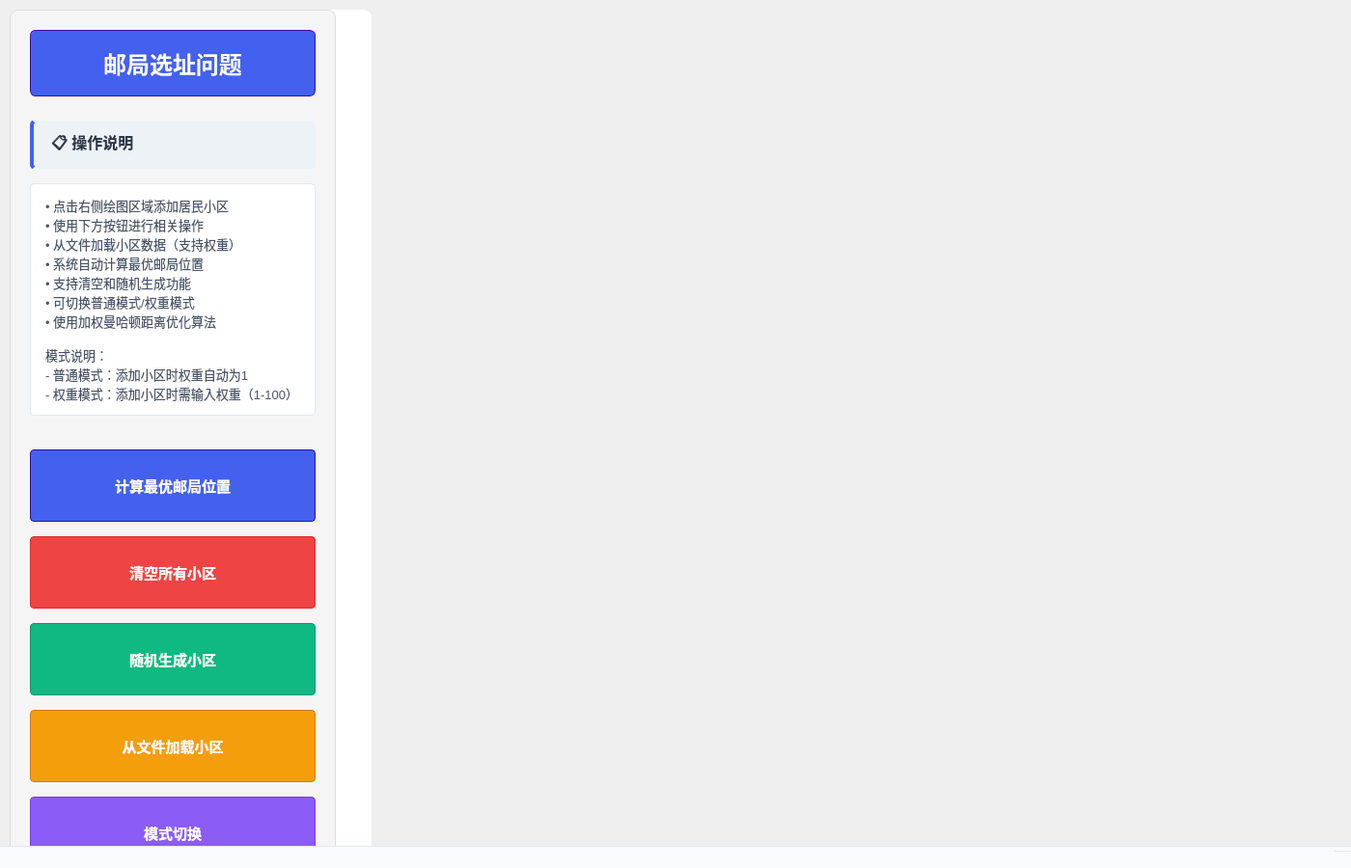
<?xml version="1.0" encoding="UTF-8"?>
<ui version="4.0">
 <class>MainWindow</class>
 <widget class="QMainWindow" name="MainWindow">
  <property name="geometry">
   <rect>
    <x>0</x>
    <y>0</y>
    <width>1400</width>
    <height>900</height>
   </rect>
  </property>
  <property name="windowTitle">
   <string>邮局选址问题 - 最短路径算法求解</string>
  </property>
  <property name="styleSheet">
   <string notr="true">
/* 全局通用样式 */
QWidget {
    font-family: "Microsoft YaHei", "PingFang SC", sans-serif;
}
/* 网格绘图区底层容器 - 专门承载XY网格 */
#gridContainer {
    background-color: #ffffff;
    border-radius: 8px;
    margin: 10px;
}
/* 左侧面板样式 - 悬浮感，不遮挡网格 */
#frame {
    background-color: #f5f5f5;
    border-radius: 8px;
    border: 1px solid #dcdcdc;
    padding: 15px;
    margin: 10px 0 10px 10px;
}
QLabel {
    color: #333333;
}
QPushButton {
    border-radius: 4px;
    font-weight: 600;
}
QPushButton:hover {
    background-color: #e0e0e0;
}
QPushButton:pressed {
    background-color: #c0c0c0;
}
   </string>
  </property>
  <widget class="QWidget" name="centralwidget">
   <!-- 底层网格容器：承载XY网格，铺满整个centralwidget -->
   <widget class="QWidget" name="gridContainer">
    <layout class="QHBoxLayout" name="rootLayout">
     <property name="spacing">
      <number>0</number> <!-- 消除布局间距，避免网格被切割 -->
     </property>
     <property name="leftMargin">
      <number>0</number>
     </property>
     <property name="topMargin">
      <number>0</number>
     </property>
     <property name="rightMargin">
      <number>0</number>
     </property>
     <property name="bottomMargin">
      <number>0</number>
     </property>
     <!-- 左侧面板：固定宽度，不挤压网格区 -->
     <item>
      <widget class="QFrame" name="frame">
       <property name="minimumSize">
        <size>
         <width>320</width>
         <height>700</height>
        </size>
       </property>
       <property name="maximumSize">
        <size>
         <width>350</width>
         <height>16777215</height>
        </size>
       </property>
       <property name="frameShape">
        <enum>QFrame::Shape::StyledPanel</enum>
       </property>
       <property name="frameShadow">
        <enum>QFrame::Shadow::Raised</enum>
       </property>
       <layout class="QVBoxLayout" name="verticalLayout">
        <property name="spacing">
         <number>15</number>
        </property>
        <property name="leftMargin">
         <number>5</number>
        </property>
        <property name="topMargin">
         <number>5</number>
        </property>
        <property name="rightMargin">
         <number>5</number>
        </property>
        <property name="bottomMargin">
         <number>5</number>
        </property>
        <item>
         <widget class="QLabel" name="label">
          <property name="styleSheet">
           <string notr="true">
font-size: 24px;
font-weight: 700;
color: white;
background-color: #4361ee;
padding: 16px;
border-radius: 6px;
margin-bottom: 10px;
text-align: center;
border: 1px solid #3a0ca3;
           </string>
          </property>
          <property name="text">
           <string>邮局选址问题</string>
          </property>
          <property name="alignment">
           <set>Qt::AlignmentFlag::AlignCenter</set>
          </property>
         </widget>
        </item>
        <item>
         <widget class="QLabel" name="label_2">
          <property name="styleSheet">
           <string notr="true">
font-size: 16px;
font-weight: 600;
color: #2d3748;
background-color: #edf2f7;
padding: 10px 14px;
border-radius: 4px;
border-left: 4px solid #4361ee;
           </string>
          </property>
          <property name="text">
           <string>📋 操作说明</string>
          </property>
         </widget>
        </item>
        <item>
         <widget class="QLabel" name="label_3">
          <property name="styleSheet">
           <string notr="true">
font-size: 13px;
color: #4a5568;
background-color: white;
padding: 12px;
border-radius: 4px;
border: 1px solid #e2e8f0;
line-height: 1.7;
           </string>
          </property>
          <property name="text">
           <string>• 点击右侧绘图区域添加居民小区
• 使用下方按钮进行相关操作
• 从文件加载小区数据（支持权重）
• 系统自动计算最优邮局位置
• 支持清空和随机生成功能
• 可切换普通模式/权重模式
• 使用加权曼哈顿距离优化算法

模式说明：
- 普通模式：添加小区时权重自动为1
- 权重模式：添加小区时需输入权重（1-100）</string>
          </property>
          <property name="wordWrap">
           <bool>true</bool>
          </property>
         </widget>
        </item>
        <item>
         <spacer name="verticalSpacer">
          <property name="orientation">
           <enum>Qt::Orientation::Vertical</enum>
          </property>
          <property name="sizeHint" stdset="0">
           <size>
            <width>20</width>
            <height>20</height>
           </size>
          </property>
         </spacer>
        </item>
        <item>
         <widget class="QPushButton" name="btnCalculate">
          <property name="styleSheet">
           <string notr="true">
QPushButton {
    background-color: #4361ee;
    color: white;
    border: 1px solid #3a0ca3;
    padding: 14px 20px;
    font-size: 15px;
    min-height: 45px;
    border-radius: 4px;
}
QPushButton:hover {
    background-color: #3a0ca3;
}
QPushButton:pressed {
    background-color: #2a0878;
    border-style: inset;
}
           </string>
          </property>
          <property name="text">
           <string>计算最优邮局位置</string>
          </property>
         </widget>
        </item>
        <item>
         <widget class="QPushButton" name="btnClear">
          <property name="styleSheet">
           <string notr="true">
QPushButton {
    background-color: #ef4444;
    color: white;
    border: 1px solid #dc2626;
    padding: 14px 20px;
    font-size: 15px;
    min-height: 45px;
    border-radius: 4px;
}
QPushButton:hover {
    background-color: #dc2626;
}
QPushButton:pressed {
    background-color: #b91c1c;
    border-style: inset;
}
           </string>
          </property>
          <property name="text">
           <string>清空所有小区</string>
          </property>
         </widget>
        </item>
        <item>
         <widget class="QPushButton" name="btnRandom">
          <property name="styleSheet">
           <string notr="true">
QPushButton {
    background-color: #10b981;
    color: white;
    border: 1px solid #059669;
    padding: 14px 20px;
    font-size: 15px;
    min-height: 45px;
    border-radius: 4px;
}
QPushButton:hover {
    background-color: #059669;
}
QPushButton:pressed {
    background-color: #047857;
    border-style: inset;
}
           </string>
          </property>
          <property name="text">
           <string>随机生成小区</string>
          </property>
         </widget>
        </item>
        <item>
         <widget class="QPushButton" name="btnLoadFromFile">
          <property name="styleSheet">
           <string notr="true">
QPushButton {
    background-color: #f59e0b;
    color: white;
    border: 1px solid #d97706;
    padding: 14px 20px;
    font-size: 15px;
    min-height: 45px;
    border-radius: 4px;
}
QPushButton:hover {
    background-color: #d97706;
}
QPushButton:pressed {
    background-color: #b45309;
    border-style: inset;
}
           </string>
          </property>
          <property name="text">
           <string>从文件加载小区</string>
          </property>
         </widget>
        </item>
        <item>
         <widget class="QPushButton" name="btnModeSwitch">
          <property name="styleSheet">
           <string notr="true">
QPushButton {
    background-color: #8b5cf6;
    color: white;
    border: 1px solid #7c3aed;
    padding: 14px 20px;
    font-size: 15px;
    min-height: 45px;
    border-radius: 4px;
}
QPushButton:hover {
    background-color: #7c3aed;
}
QPushButton:pressed {
    background-color: #6d28d9;
    border-style: inset;
}
           </string>
          </property>
          <property name="text">
           <string>模式切换</string>
          </property>
         </widget>
        </item>
        <item>
         <spacer name="verticalSpacer_2">
          <property name="orientation">
           <enum>Qt::Orientation::Vertical</enum>
          </property>
          <property name="sizeHint" stdset="0">
           <size>
            <width>20</width>
            <height>20</height>
           </size>
          </property>
         </spacer>
        </item>
        <item>
         <widget class="QLabel" name="label_4">
          <property name="styleSheet">
           <string notr="true">
font-size: 18px;
font-weight: 600;
color: #2d3748;
background-color: #edf2f7;
padding: 12px 16px;
border-radius: 8px;
border-left: 4px solid #4361ee;
           </string>
          </property>
          <property name="text">
           <string>🧮 算法信息</string>
          </property>
         </widget>
        </item>
        <item>
         <widget class="QLabel" name="lblAlgorithmInfo">
          <property name="styleSheet">
           <string notr="true">
font-size: 14px;
color: #4a5568;
background-color: white;
padding: 16px;
border-radius: 8px;
border: 1px solid #e2e8f0;
line-height: 1.8;
box-shadow: 0 2px 4px rgba(0, 0, 0, 0.03);
           </string>
          </property>
          <property name="text">
           <string>• 使用加权中位数方法求解
• 加权曼哈顿距离最小化
• 时间复杂度：O(n log n)
• 保证最优解
• 支持权重和文件加载</string>
          </property>
          <property name="wordWrap">
           <bool>true</bool>
          </property>
         </widget>
        </item>
       </layout>
      </widget>
     </item>
     <!-- 右侧网格绘图区：自动填充剩余空间，承载XY网格 -->
     <item>
      <widget class="QLabel" name="label_5">
       <property name="styleSheet">
        <string notr="true">
background-color: transparent;
/* 绘图区内边距，避免网格贴边 */
padding: 20px;
        </string>
       </property>
       <property name="text">
        <string/>
       </property>
       <!-- 允许绘图区扩展，铺满右侧 -->
       <property name="sizePolicy">
        <sizepolicy hsizetype="Expanding" vsizetype="Expanding">
         <horstretch>1</horstretch>
         <verstretch>1</verstretch>
        </sizepolicy>
       </property>
      </widget>
     </item>
    </layout>
   </widget>
  </widget>
  <widget class="QMenuBar" name="menubar">
   <property name="geometry">
    <rect>
     <x>0</x>
     <y>0</y>
     <width>1400</width>
     <height>18</height>
    </rect>
   </property>
   <property name="styleSheet">
    <string notr="true">
background-color: #f8fafc;
border: none;
    </string>
   </property>
  </widget>
  <widget class="QStatusBar" name="statusbar">
   <property name="styleSheet">
    <string notr="true">
background-color: #f8fafc;
color: #4a5568;
border-top: 1px solid #e2e8f0;
    </string>
   </property>
  </widget>
 </widget>
 <resources/>
 <connections/>
</ui>
